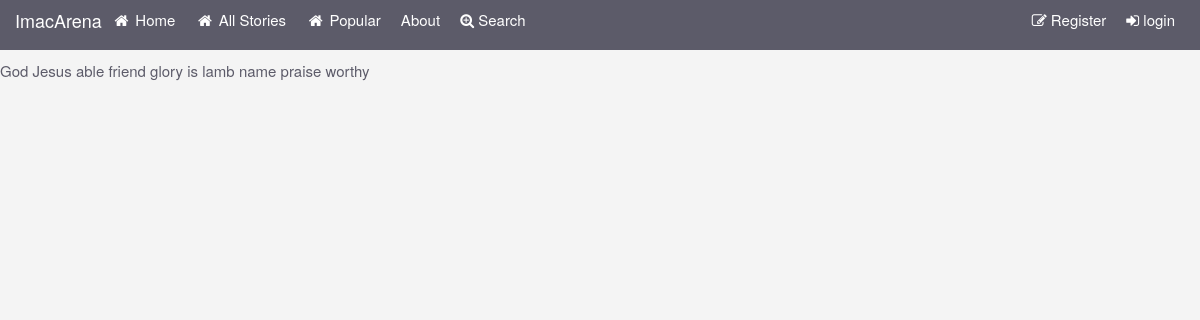
The app's page /tag/ with its own data.
### jplaceapp/models.py (models this page shows, shortened)
class Tag(models.Model):
    name = models.CharField(max_length=64, unique=True)
    testimony = models.ManyToManyField(Testimonies)

### jplaceapp/views.py (the view)
# urls.py: url(r'^tag/$', 'jplaceapp.views.tag_cloud_page', name='tag_cloud_page'),
def tag_cloud_page(request):
    MAX_WEIGHT = 5
    tags = Tag.objects.order_by('name')
    min_count = max_count = tags[0].testimony.count()
    for tag in tags:
        tag.count = tag.testimony.count()
        if tag.count < min_count:
            min_count = tag.count
            if max_count < tag.count:
                max_count = tag.count
    range = float(max_count - min_count)
    if range == 0.0:
        range = 1.0
    for tag in tags:
        tag.weight = int(
            MAX_WEIGHT * (tag.count - min_count) / range)
    context = {
        'tags': tags
    }
    return render(request, 'tag_cloud_page.html', context)

### templates/tag_cloud_page.html (shortened to what this page needs)
{% extends "base.html" %}
{% block content %}
<div id="tag-cloud">
    {% for tag in tags %}
        <a href="/tag/{{ tag.name | urlencode }}/" class="tag-cloud-{{ tag.weight }}"> {{ tag.name |escape}}</a>
    {% endfor %}
</div>
{% endblock %}

### static/our_static/css/custom.css (style rules this page uses)
body { padding-top: 60px; background:#f4f4f4; font-size:15px; }
a { color:#5c5b69 }

### records on screen
Tag: name "God"
Tag: name "Jesus"
Tag: name "able"
Tag: name "friend"
Tag: name "glory"
Tag: name "is"
Tag: name "lamb"
Tag: name "name"
Tag: name "praise"
Tag: name "worthy"
